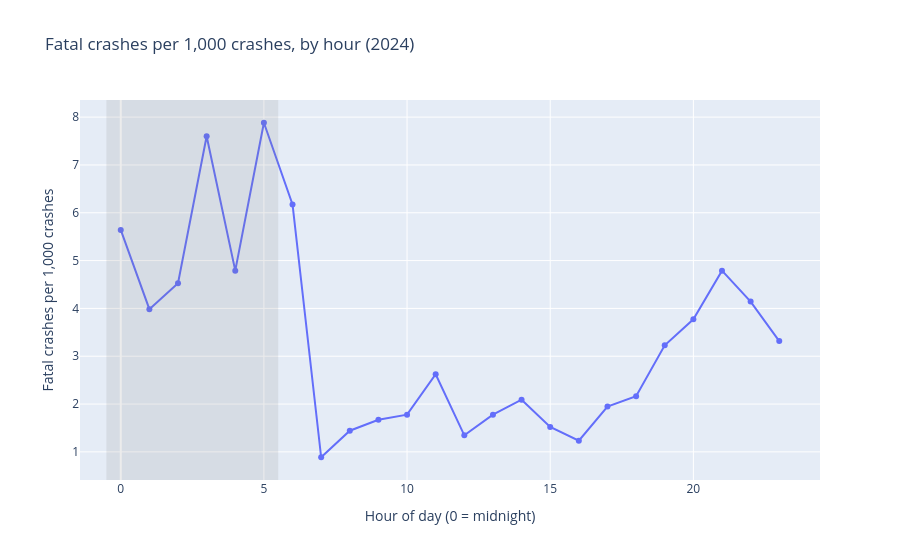

Notebook code cell kept with this figure:
### Markdown cell above
This is the **opposite** of what I expected. The shaded late-night hours actually have the _lowest_ share of crashes where someone gets hurt. The riskiest time for injuries is the early evening.

### Are late-night crashes more likely to kill someone?

### Code cell
fig = px.line(
    by_hour,
    x="hour",
    y="fatal_per_1k",
    markers=True,
    title="Fatal crashes per 1,000 crashes, by hour (2024)",
    labels={
        "hour": "Hour of day (0 = midnight)",
        "fatal_per_1k": "Fatal crashes per 1,000 crashes",
    },
)
fig.add_vrect(
    x0=NIGHT_START - 0.5,
    x1=NIGHT_END - 0.5,
    fillcolor="gray",
    opacity=0.15,
    line_width=0,
)
fig.show()

### Figure 1 — Plotly figure (JSON) as saved in the notebook; plotly's stock layout.template omitted (floating-point values rounded to 4 significant figures)
{"data": [{"hovertemplate": "Hour of day (0 = midnight)=%{x}<br>Fatal crashes per 1,000 crashes=%{y}<extra></extra>", "legendgroup": "", "line": {"color": "#636efa", "dash": "solid"}, "marker": {"symbol": "circle"}, "mode": "lines+markers", "name": "", "orientation": "v", "showlegend": false, "type": "scatter", "x": [0, 1, 2, 3, 4, 5, 6, 7, 8, 9, 10, 11, 12, 13, 14, 15, 16, 17, 18, 19, 20, 21, 22, 23], "xaxis": "x", "y": [5.641, 3.984, 4.525, 7.6, 4.79, 7.882, 6.175, 0.8876, 1.443, 1.672, 1.778, 2.624, 1.346, 1.777, 2.092, 1.522, 1.232, 1.949, 2.162, 3.228, 3.773, 4.79, 4.142, 3.317], "yaxis": "y"}], "layout": {"legend": {"tracegroupgap": 0}, "shapes": [{"fillcolor": "gray", "line": {"width": 0}, "opacity": 0.15, "type": "rect", "x0": -0.5, "x1": 5.5, "xref": "x", "y0": 0, "y1": 1, "yref": "y domain"}], "title": {"text": "Fatal crashes per 1,000 crashes, by hour (2024)"}, "xaxis": {"anchor": "y", "domain": [0, 1], "title": {"text": "Hour of day (0 = midnight)"}}, "yaxis": {"anchor": "x", "domain": [0, 1], "title": {"text": "Fatal crashes per 1,000 crashes"}}}}
